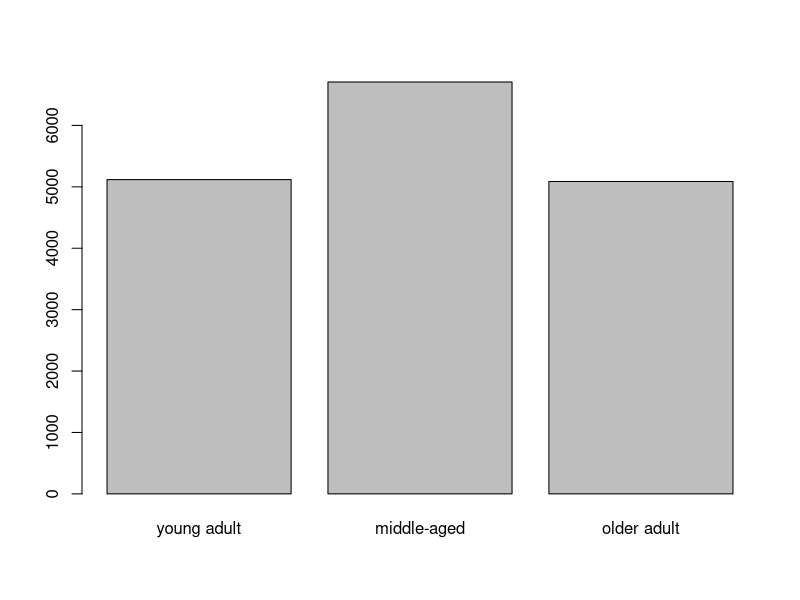

Source code (R):
gss2k <- read.csv("gss2k.csv", stringsAsFactors = TRUE)
str(gss2k)
table(gss2k$year)
happy_tab <- table(gss2k$happy)
happy_tab
max(happy_tab)
which.max(happy_tab)
prop.table(happy_tab)
prop.table(happy_tab)*100
sex_by_happy_tab <- table(gss2k$sex, gss2k$happy)
sex_by_happy_tab
prop.table(sex_by_happy_tab)
prop.table(sex_by_happy_tab, margin = 1)
prop.table(sex_by_happy_tab, margin = 2)
med_age_sex <- tapply(gss2k$age, gss2k$sex, median, na.rm = TRUE)
med_age_sex
avg_age_year <- tapply(gss2k$age, gss2k$year, mean, na.rm = TRUE)
avg_age_year
max(avg_age_year)
min(avg_age_year)
which.max(avg_age_year)
which.min(avg_age_year)
is.numeric(gss2k$age)
summary(gss2k$age)
table(gss2k$age)
gss2k$age_factor_quick <- as.factor(gss2k$age)
is.factor(gss2k$age_factor_quick)
levels(gss2k$age_factor_quick)
gss2k$age_factor <- factor(gss2k$age, levels=c("young adult", "middle-aged", "older adult"), ordered = TRUE)
gss2k$age_factor[gss2k$age>=18 & gss2k$age<=35] <- "young adult"
gss2k$age_factor[1:100]
gss2k$age_factor[gss2k$age>35 & gss2k$age<=55] <- "middle-aged"
gss2k$age_factor[gss2k$age>55] <- "older adult"
summary(gss2k$age_factor)
barplot(table(gss2k$age_factor))
gss2k$age1<-factor(gss2k$age, levels=c("26.5","45.5","77.5"))
gss2k$age1[gss2k$age_factor=="young adult"]<-"26.5"
gss2k$age1[gss2k$age_factor=="middle-aged"]<-"45.5"
gss2k$age1[gss2k$age_factor=="older adult"]<-"77.5"
gss2k$age1 <- as.numeric(as.character(gss2k$age1))
is.numeric(gss2k$age1)
gss2k$age_num <- gss2k$age_factor
levels(gss2k$age_num) <- c(26.5, 45.5, 77.5)
is.numeric(gss2k$age_num)
gss2k$age_num <- as.numeric(as.character(gss2k$age_num))

##QUIZ 3

gss2k2 <- read.csv("gss2k.csv", stringsAsFactors = TRUE)
gss2k2$degree2 <- factor(gss2k2$degree, levels = c("LT HIGH SCHOOL", "HIGH SCHOOL", "JUNIOR COLLEGE", "BACHELOR", "GRADUATE"), ordered = TRUE)
levels(gss2k2$degree2)

gss2k$income2 <- factor(gss2k$income, levels = c("Less than $10k", "Between $10K and $20K", "More than $20K"), ordered = TRUE)
gss2k$income2[gss2k$income<10000] <- "Less than $10k"
summary(gss2k$income)
gss2k$income2[gss2k$income=="$1000 TO 2999" | 
                gss2k$income=="$3000 TO 3999" | 
                gss2k$income=="$4000 TO 4999" | 
                gss2k$income=="$5000 TO 5999" |
                gss2k$income=="$6000 TO 6999" |
                gss2k$income=="$7000 TO 7999" |
                gss2k$income=="$8000 TO 9999" |
                gss2k$income=="LT $1000"] <- "Less than $10k"
gss2k$income2[gss2k$income=="$10000 - 14999" |
              gss2k$income=="$15000 - 19999"] <- "Between $10K and $20K"
gss2k$income2[gss2k$income=="$20000 - 24999" |
                gss2k$income=="$25000 OR MORE"] <- "More than $20K"

prop.table(table(gss2k$income2, gss2k$region), margin = 2)

prop.table(table(gss2k$income2, gss2k$region), margin = 1)







med_age_sex <- tapply(gss2k$age, gss2k$sex, median, na.rm = TRUE)

tapply(gss2k$age, gss2k$income2, median, na.rm = TRUE)

which.min(tapply(gss2k$age, gss2k$income2, median, na.rm = TRUE))


which.max(prop.table(table(gss2k$income2, gss2k$region), margin = 1))




